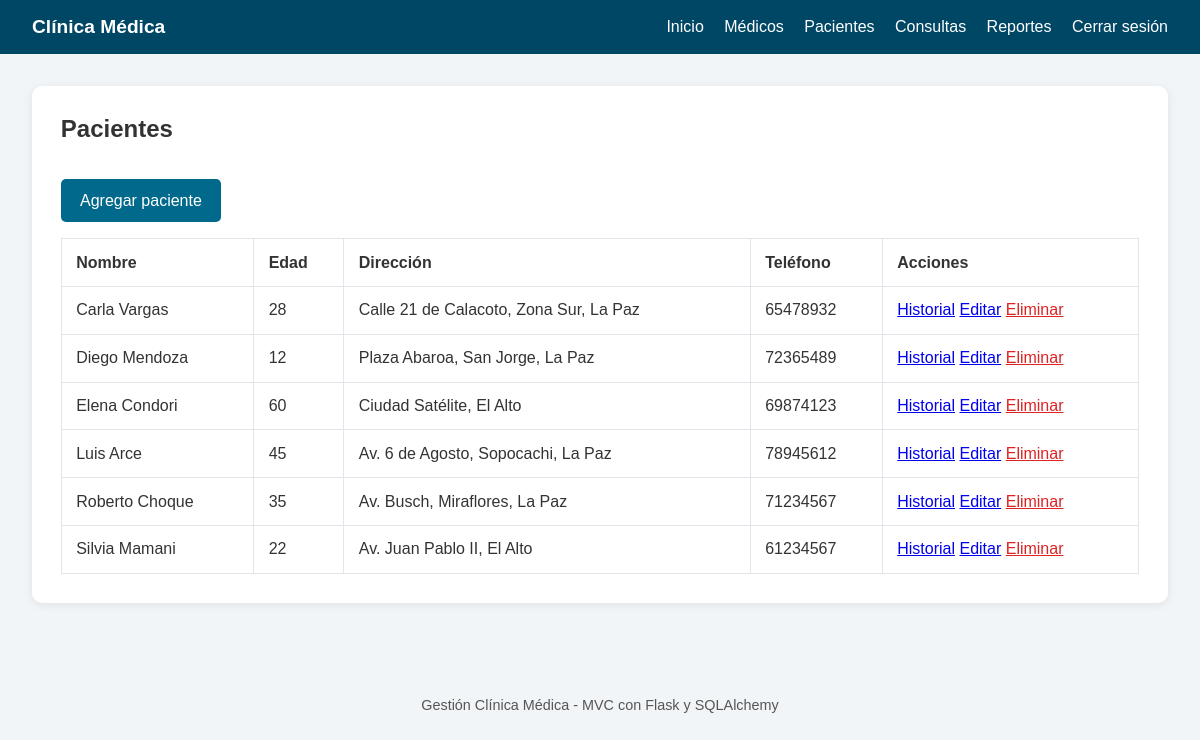
The page /pacientes/ (signed in) on the database its author committed.
### models/__init__.py (models this page shows)
class Patient(db.Model):
    id = db.Column(db.Integer, primary_key=True)
    nombre = db.Column(db.String(120), nullable=False)
    edad = db.Column(db.Integer, nullable=False)
    direccion = db.Column(db.String(255), nullable=False)
    telefono = db.Column(db.String(30), nullable=False)
    consultas = db.relationship("Consulta", backref="paciente", lazy=True)

### controllers/patient_controller.py (the view)
@patient_bp.route("/", methods=["GET"])
@login_required
def index():
    pacientes = Patient.query.order_by(Patient.nombre).all()
    return render_template("pacientes/index.html", pacientes=pacientes)

### templates/pacientes/index.html
{% extends "base.html" %}
{% block content %}
<section>
    <h2>Pacientes</h2>
    <a class="button" href="{{ url_for('patient.crear') }}">Agregar paciente</a>
    <table>
        <thead>
            <tr><th>Nombre</th><th>Edad</th><th>Dirección</th><th>Teléfono</th><th>Acciones</th></tr>
        </thead>
        <tbody>
            {% for paciente in pacientes %}
            <tr>
                <td>{{ paciente.nombre }}</td>
                <td>{{ paciente.edad }}</td>
                <td>{{ paciente.direccion }}</td>
                <td>{{ paciente.telefono }}</td>
                <td>
                    <a href="{{ url_for('patient.historial', patient_id=paciente.id) }}">Historial</a>
                    <a href="{{ url_for('patient.editar', patient_id=paciente.id) }}">Editar</a>
                    <a class="danger" href="{{ url_for('patient.eliminar', patient_id=paciente.id) }}">Eliminar</a>
                </td>
            </tr>
            {% else %}
            <tr><td colspan="5">No hay pacientes registrados.</td></tr>
            {% endfor %}
        </tbody>
    </table>
</section>
{% endblock %}

### templates/base.html (shortened to what this page needs)
<!doctype html>
<html lang="es">
<head>
    <link rel="stylesheet" href="/static/style.css" />
</head>
<body>
    <header>
        <div class="brand">Clínica Médica</div>
        <nav>
            {% if current_user.is_authenticated %}
                <a href="{{ url_for('auth.panel') }}">Inicio</a>
                <a href="{{ url_for('doctor.index') }}">Médicos</a>
                <a href="{{ url_for('patient.index') }}">Pacientes</a>
                <a href="{{ url_for('consulta.index') }}">Consultas</a>
                <a href="{{ url_for('report.index') }}">Reportes</a>
                <a href="{{ url_for('auth.logout') }}">Cerrar sesión</a>
            {% else %}
                <a href="{{ url_for('auth.login') }}">Iniciar sesión</a>
                <a href="{{ url_for('auth.register') }}">Registrar</a>
            {% endif %}
        </nav>
    </header>
    <main>
        {% block content %}{% endblock %}
    </main>
    <footer>
        <p>Gestión Clínica Médica - MVC con Flask y SQLAlchemy</p>
    </footer>
</body>
</html>

### static/style.css (style rules this page uses)
body { margin: 0; font-family: Arial, sans-serif; background: #f2f5f8; color: #333; }
header { background: #004766; color: white; display: flex; justify-content: space-between; padding: 1rem 2rem; align-items: center; }
header .brand { font-weight: bold; font-size: 1.2rem; }
nav a { color: white; margin-left: 1rem; text-decoration: none; }
main { padding: 2rem; }
section { background: white; padding: 1.8rem; border-radius: 10px; box-shadow: 0 2px 10px rgba(0,0,0,0.08); margin-bottom: 1.5rem; }
h2 { margin-top: 0; }
table { width: 100%; border-collapse: collapse; margin-top: 1rem; }
table th, table td { padding: 0.9rem; border: 1px solid #e1e5ea; text-align: left; }
button, .button { background: #00698c; color: white; border: none; padding: 0.8rem 1.2rem; border-radius: 5px; cursor: pointer; display: inline-block; text-decoration: none; margin-top: 1rem; }
.danger { color: #d22; }
footer { text-align: center; font-size: 0.9rem; color: #555; padding: 1.5rem 0; }

### rows shown on the page
Patient: nombre "Carla Vargas", edad "28", direccion "Calle 21 de Calacoto, Zona Sur, La Paz", telefono "65478932"
Patient: nombre "Diego Mendoza", edad "12", direccion "Plaza Abaroa, San Jorge, La Paz", telefono "72365489"
Patient: nombre "Elena Condori", edad "60", direccion "Ciudad Satélite, El Alto", telefono "69874123"
Patient: nombre "Luis Arce", edad "45", direccion "Av. 6 de Agosto, Sopocachi, La Paz", telefono "78945612"
Patient: nombre "Roberto Choque", edad "35", direccion "Av. Busch, Miraflores, La Paz", telefono "71234567"
Patient: nombre "Silvia Mamani", edad "22", direccion "Av. Juan Pablo II, El Alto", telefono "61234567"
